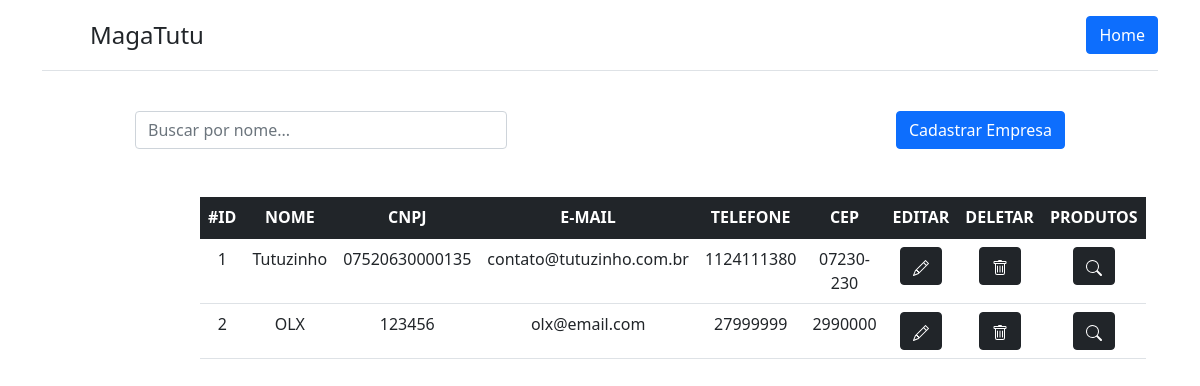
Before: /empresas/ with the older database file.
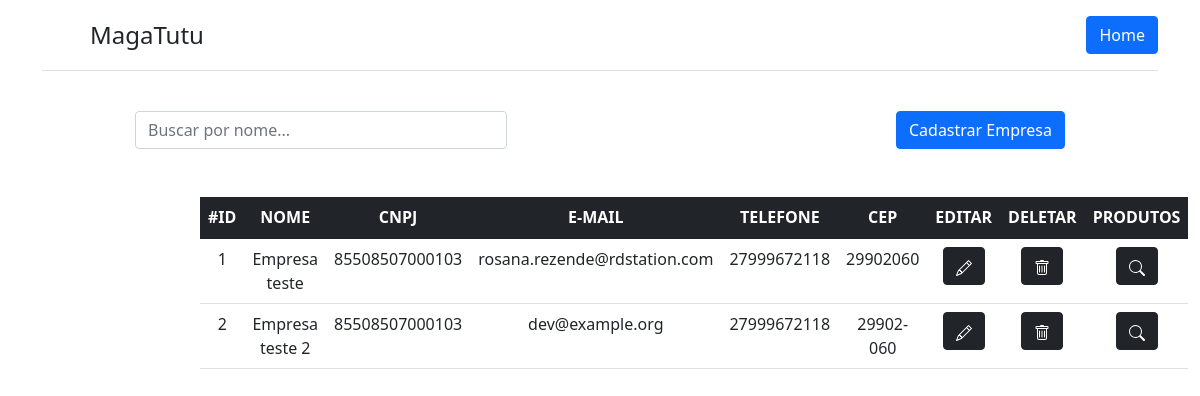
After: the same page with the newer database file.
### app/models.py (models this page shows)
class Empresas(models.Model):
    nome = models.CharField(max_length=150)
    cnpj = models.CharField(max_length=14)
    email = models.EmailField(max_length=254)
    telefone = models.CharField(max_length=100)
    descricao = models.TextField(max_length=1024*2)
    cep = models.CharField(max_length=50)
    endereco = models.CharField(max_length=200)

### app/views.py (the view)
# urls.py: path('empresas/', views.listarEmpresas, name='empresas'),
def listarEmpresas(request):
    data = {}
    buscarNome = request.GET.get('buscar-nome')
    if buscarNome:
        data['empresas'] = models.Empresas.objects.filter(nome__icontains = buscarNome)
    else:
        data['empresas'] = models.Empresas.objects.all()
    return render(request,"empresas.html", data)

### app/templates/empresas.html (shortened to what this page needs)
<!DOCTYPE html>
<html lang="pt-br">
<head>
  <link href="https://cdn.jsdelivr.net/npm/bootstrap@5.1.1/dist/css/bootstrap.min.css" rel="stylesheet"
>
</head>
<body>
  <div class="container">
    <header class="d-flex flex-wrap justify-content-center py-3 mb-4 border-bottom">
      <a href="/" class="d-flex align-items-center mb-3 mb-md-0 me-md-auto text-dark text-decoration-none">
        <svg class="bi me-2" width="40" height="32">
          <use xlink:href="#bootstrap" />
        </svg>
        <span class="fs-4">MagaTutu</span>
      </a>
      <a class="btn btn-primary" href="/" role="button">Home</a>
    </header>
  </div>
  <div class="container d-flex">
    <div class="col-4 m-auto pt-3 pb-2 text-center">
      <form action="" method="GET">
        <input type="text" id="buscar-nome" name="buscar-nome" placeholder="Buscar por nome..."
          class="form-control">
      </form>
    </div>
    <div class="col-4 m-auto pt-3 pb-2 text-end">
      <a class="btn btn-primary" href="/cadastrar-empresa" role="button">Cadastrar Empresa</a>
    </div>
  </div>
  <br>
  <div class="col-8 m-auto pt-3 pb-2 text-center">
    <table class="table">
      <thead class="table-dark">
        <tr>
          <th scope="col">#ID</th>
          <th scope="col">NOME</th>
          <th scope="col">CNPJ</th>
          <th scope="col">E-MAIL</th>
          <th scope="col">TELEFONE</th>
          <th scope="col">CEP</th>
          <th scope="col">EDITAR</th>
          <th scope="col">DELETAR</th>
          <th scope="col">PRODUTOS</th>
        </tr>
      </thead>
      <tbody>
        {% for empresa in empresas %}
        <tr>
          <td>{{ empresa.id }}</td>
          <td>{{ empresa.nome }}</td>
          <td>{{ empresa.cnpj }}</td>
          <td>{{ empresa.email }}</td>
          <td>{{ empresa.telefone }}</td>
          <td>{{ empresa.cep }}</td>
          <td>
            <a href="/editar-empresa/{{ empresa.id }}" class="btn btn-dark">
            </a>
          </td>
          <td>
            <a href="/deletar-empresa/{{ empresa.id }}" class="btn btn-dark">
            </a>
          </td>
          <td>
            <a href="/empresa/{{ empresa.id }}" class="btn btn-dark">
            </a>
          </td>
        </tr>
        {% endfor %}
      </tbody>
    </table>
  </div>
</body>
</html>

Changed rows visible on the page:
changed Empresas id 1: nome "Tutuzinho" → "Empresa teste"; cnpj "07520630000135" → "85508507000103"; email "contato@tutuzinho.com.br" → "rosana.rezende@rdstation.com"; telefone "1124111380" → "27999672118"; cep "07230-230" → "29902060"
changed Empresas id 2: nome "OLX" → "Empresa teste 2"; cnpj "123456" → "85508507000103"; email "olx@email.com" → "dev@example.org"; telefone "27999999" → "27999672118"; cep "2990000" → "29902-060"
